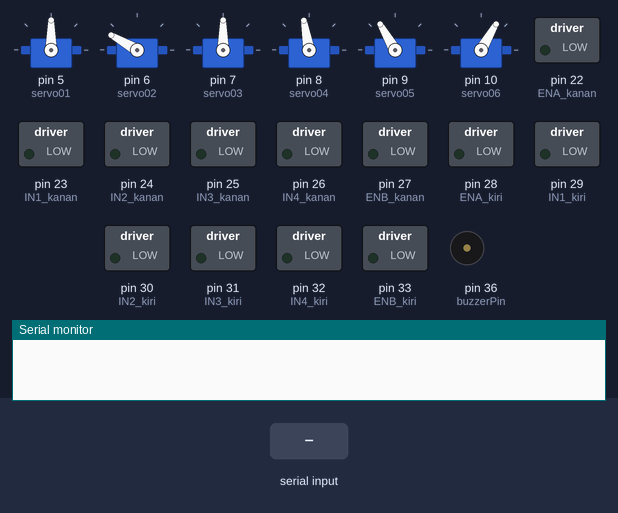
Simulated run of this sketch. Board: Arduino Mega 2560, built with avr-gcc and run on an emulated ATmega2560. Parts: 6 × servo, switched loads named in the sketch (green lamp = pin HIGH), buzzer (waves = sounding, pin HIGH), the last lines printed to the serial monitor. The inputs (shaded band) are chosen by the test bench.

Above: at 1.2 s.
1.3 s: "W" received over Serial
At 2.1 s:
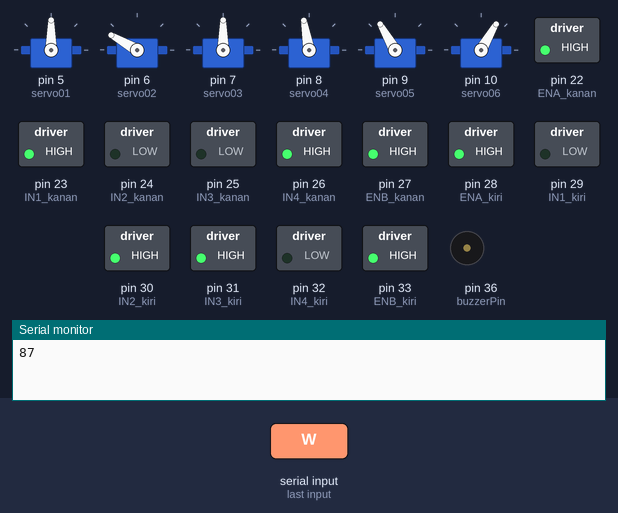
2.8 s: "D" received over Serial
At 3.2 s:
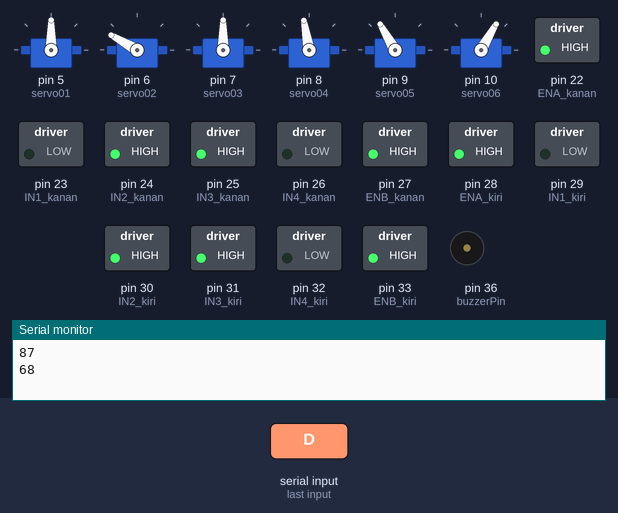
4.3 s: "S" received over Serial
At 5.5 s:
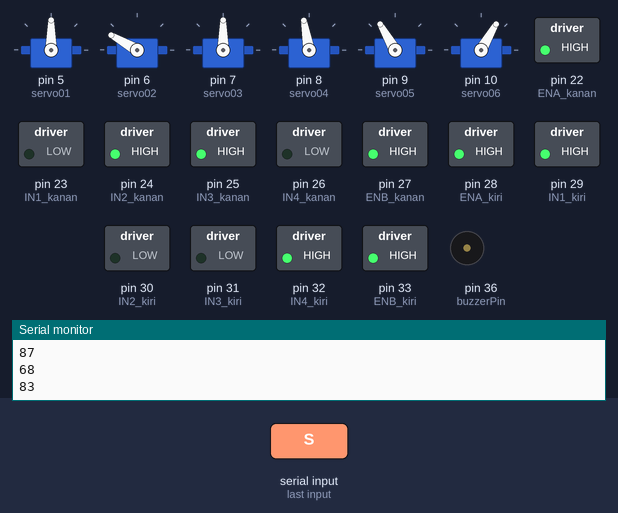
5.8 s: "A" received over Serial
At 6.7 s:
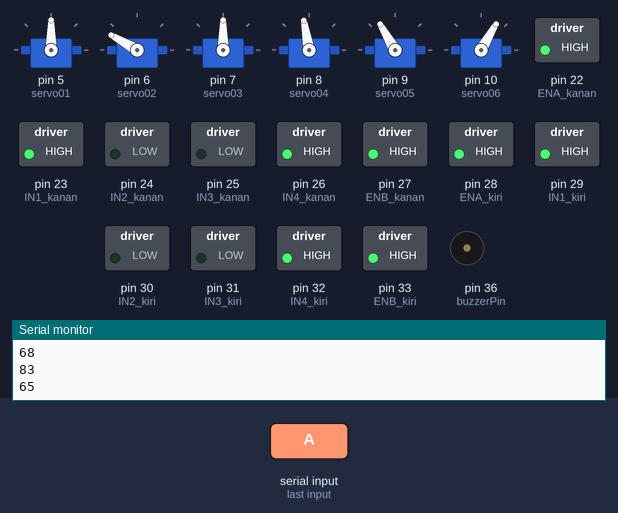
7.3 s: "X" received over Serial
At 7.9 s:
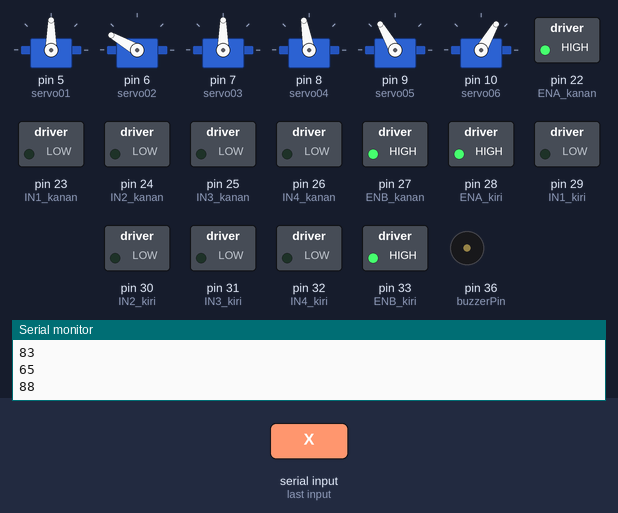
8.8 s: "E" received over Serial
At 10.2 s:
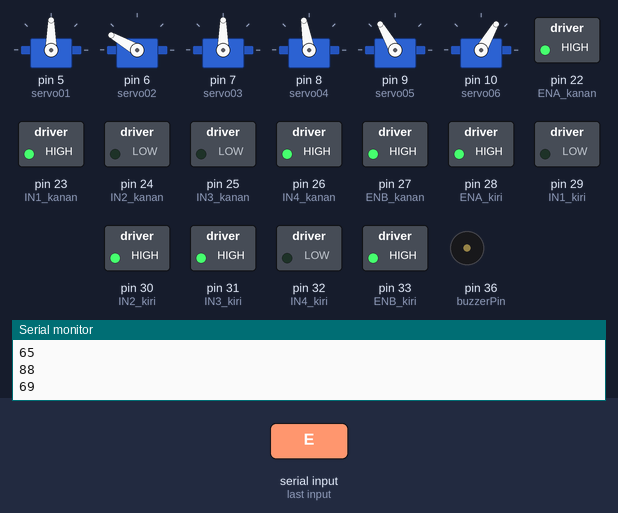
Timing chart, 0 to 11.3 s (numbered marks = the images above; inputs shaded):
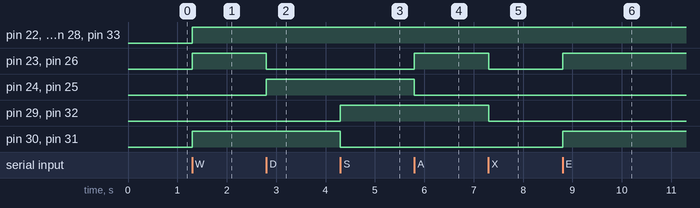

Measured:
- after the input at 1.3 s, pin 22 (ENA_kanan), pin 23 (IN1_kanan), pin 26 (IN4_kanan), pin 27 (ENB_kanan), pin 28 (ENA_kiri), pin 30 (IN2_kiri), pin 31 (IN3_kiri), pin 33 (ENB_kiri): LOW → HIGH at once
- after the input at 2.8 s, pin 23 (IN1_kanan), pin 26 (IN4_kanan): HIGH → LOW at once; pin 24 (IN2_kanan), pin 25 (IN3_kanan): LOW → HIGH at once
- after the input at 4.3 s, pin 29 (IN1_kiri), pin 32 (IN4_kiri): LOW → HIGH at once; pin 30 (IN2_kiri), pin 31 (IN3_kiri): HIGH → LOW at once
- after the input at 5.8 s, pin 23 (IN1_kanan), pin 26 (IN4_kanan): LOW → HIGH at once; pin 24 (IN2_kanan), pin 25 (IN3_kanan): HIGH → LOW at once
- after the input at 7.3 s, pin 23 (IN1_kanan), pin 26 (IN4_kanan), pin 29 (IN1_kiri), pin 32 (IN4_kiri): HIGH → LOW at once
- after the input at 8.8 s, pin 23 (IN1_kanan), pin 26 (IN4_kanan), pin 30 (IN2_kiri), pin 31 (IN3_kiri): LOW → HIGH at once

The sketch:

sketch_sep24c.ino
```cpp
#include <Servo.h>

// deklarasi motor servo
Servo servo01;
Servo servo02;
Servo servo03;
Servo servo04;
Servo servo05;
Servo servo06;

int servo1Pos, servo2Pos, servo3Pos, servo4Pos, servo5Pos, servo6Pos; // posisi saat ini
int servo1PPos, servo2PPos, servo3PPos, servo4PPos, servo5PPos, servo6PPos; // posisi sebelumnya
int servo01SP[50], servo02SP[50], servo03SP[50], servo04SP[50], servo05SP[50], servo06SP[50]; // untuk menyimpan posisi/langkah
int speedDelay = 20;
int index = 0;
String dataIn = "";

// deklarasi motor driver l298n kanan
int ENA_kanan = 22;
int IN1_kanan = 23;
int IN2_kanan = 24;
int IN3_kanan = 25;
int IN4_kanan = 26;
int ENB_kanan = 27;

// deklarasi motor driver l298n kiri
int ENA_kiri  =28;
int IN1_kiri  =29;
int IN2_kiri  =30;
int IN3_kiri  =31;
int IN4_kiri  =32;
int ENB_kiri  =33;

// deklarasi sensor jarak
// #define echoPin 34
// #define trigPin 35

// deklarasi buzzer
#define buzzerPin 36

int speedCar = 100;   // 50 - 255
int speed_Coeff = 4;
boolean horn = false;

void setup() {
  servo01.attach(5);
  servo02.attach(6);
  servo03.attach(7);
  servo04.attach(8);
  servo05.attach(9);
  servo06.attach(10);
  delay(20);
  // Posisi awal lengan robot
  servo1PPos = 90;
  servo01.write(servo1PPos);
  servo2PPos = 150;
  servo02.write(servo2PPos);
  servo3PPos = 90;
  servo03.write(servo3PPos);
  servo4PPos = 100;
  servo04.write(servo4PPos);
  servo5PPos = 120;
  servo05.write(servo5PPos);
  servo6PPos = 60;
  servo06.write(servo6PPos);

  // Konfigurasi pin-pin motor driver l298n sebagai output
  pinMode(ENA_kanan, OUTPUT);
  pinMode(IN1_kanan, OUTPUT);
  pinMode(IN2_kanan, OUTPUT);
  pinMode(IN3_kanan, OUTPUT);
  pinMode(IN4_kanan, OUTPUT);
  pinMode(ENB_kanan, OUTPUT);

  pinMode(ENA_kiri, OUTPUT);
  pinMode(IN1_kiri, OUTPUT);
  pinMode(IN2_kiri, OUTPUT);
  pinMode(IN3_kiri, OUTPUT);
  pinMode(IN4_kiri, OUTPUT);
  pinMode(ENB_kiri, OUTPUT);

  // Konfigurasi pin buzzer
  pinMode(buzzerPin, OUTPUT);

  Serial.begin(9600);
}


void loop() {
  // PROGRAM UNTUK SMART CAR ROBOT
  while (Serial.available() > 0) {
    int data = Serial.read();
    Serial.println(data);

    // Klakson
    if (data == "V") {
      digitalWrite(buzzerPin, HIGH);
    }

    if (data == "v") {
      digitalWrite(buzzerPin, LOW);
    }


    // Kontrol kemudi robot
    if (data == 'W') {
      digitalWrite(IN1_kanan, HIGH);
      digitalWrite(IN2_kanan, LOW);
      digitalWrite(ENA_kanan, speedCar);

      digitalWrite(IN3_kanan, LOW);
      digitalWrite(IN4_kanan, HIGH);
      digitalWrite(ENB_kanan, speedCar);

      digitalWrite(IN1_kiri, LOW);
      digitalWrite(IN2_kiri, HIGH);
      digitalWrite(ENA_kiri, speedCar);

      digitalWrite(IN3_kiri, HIGH);
      digitalWrite(IN4_kiri, LOW);
      digitalWrite(ENB_kiri, speedCar);
    }

    if (data == 'D') {
      digitalWrite(IN1_kanan, LOW);
      digitalWrite(IN2_kanan, HIGH);
      digitalWrite(ENA_kanan, speedCar);

      digitalWrite(IN3_kanan, HIGH);
      digitalWrite(IN4_kanan, LOW);
      digitalWrite(ENB_kanan, speedCar);

      digitalWrite(IN1_kiri, LOW);
      digitalWrite(IN2_kiri, HIGH);
      digitalWrite(ENA_kiri, speedCar);

      digitalWrite(IN3_kiri, HIGH);
      digitalWrite(IN4_kiri, LOW);
      digitalWrite(ENB_kiri, speedCar);
    }

    if (data == 'S') {
      digitalWrite(IN1_kanan, LOW);
      digitalWrite(IN2_kanan, HIGH);
      digitalWrite(ENA_kanan, speedCar);

      digitalWrite(IN3_kanan, HIGH);
      digitalWrite(IN4_kanan, LOW);
      digitalWrite(ENB_kanan, speedCar);

      digitalWrite(IN1_kiri, HIGH);
      digitalWrite(IN2_kiri, LOW);
      digitalWrite(ENA_kiri, speedCar);

      digitalWrite(IN3_kiri, LOW);
      digitalWrite(IN4_kiri, HIGH);
      digitalWrite(ENB_kiri, speedCar);
    }

    if (data == 'A') {
      digitalWrite(IN1_kanan, HIGH);
      digitalWrite(IN2_kanan, LOW);
      digitalWrite(ENA_kanan, speedCar);

      digitalWrite(IN3_kanan, LOW);
      digitalWrite(IN4_kanan, HIGH);
      digitalWrite(ENB_kanan, speedCar);

      digitalWrite(IN1_kiri, HIGH);
      digitalWrite(IN2_kiri, LOW);
      digitalWrite(ENA_kiri, speedCar);

      digitalWrite(IN3_kiri, LOW);
      digitalWrite(IN4_kiri, HIGH);
      digitalWrite(ENB_kiri, speedCar);
    }

    if (data == 'E') {
      digitalWrite(IN1_kanan, HIGH);
      digitalWrite(IN2_kanan, LOW);
      digitalWrite(ENA_kanan, speedCar/speed_Coeff);

      digitalWrite(IN3_kanan, LOW);
      digitalWrite(IN4_kanan, HIGH);
      digitalWrite(ENB_kanan, speedCar/speed_Coeff);

      digitalWrite(IN1_kiri, LOW);
      digitalWrite(IN2_kiri, HIGH);
      digitalWrite(ENA_kiri, speedCar);

      digitalWrite(IN3_kiri, HIGH);
      digitalWrite(IN4_kiri, LOW);
      digitalWrite(ENB_kiri, speedCar);
    }

    if (data == 'Q') {
      digitalWrite(IN1_kanan, HIGH);
      digitalWrite(IN2_kanan, LOW);
      digitalWrite(ENA_kanan, speedCar);

      digitalWrite(IN3_kanan, LOW);
      digitalWrite(IN4_kanan, HIGH);
      digitalWrite(ENB_kanan, speedCar);

      digitalWrite(IN1_kiri, LOW);
      digitalWrite(IN2_kiri, HIGH);
      digitalWrite(ENA_kiri, speedCar/speed_Coeff);

      digitalWrite(IN3_kiri, HIGH);
      digitalWrite(IN4_kiri, LOW);
      digitalWrite(ENB_kiri, speedCar/speed_Coeff);
    }

    if (data == 'C') {
      digitalWrite(IN1_kanan, LOW);
      digitalWrite(IN2_kanan, HIGH);
      digitalWrite(ENA_kanan, speedCar/speed_Coeff);

      digitalWrite(IN3_kanan, HIGH);
      digitalWrite(IN4_kanan, LOW);
      digitalWrite(ENB_kanan, speedCar/speed_Coeff);

      digitalWrite(IN1_kiri, HIGH);
      digitalWrite(IN2_kiri, LOW);
      digitalWrite(ENA_kiri, speedCar);

      digitalWrite(IN3_kiri, LOW);
      digitalWrite(IN4_kiri, HIGH);
      digitalWrite(ENB_kiri, speedCar);
    }

    if (data == 'Z') {
      digitalWrite(IN1_kanan, LOW);
      digitalWrite(IN2_kanan, HIGH);
      digitalWrite(ENA_kanan, speedCar);

      digitalWrite(IN3_kanan, HIGH);
      digitalWrite(IN4_kanan, LOW);
      digitalWrite(ENB_kanan, speedCar);

      digitalWrite(IN1_kiri, HIGH);
      digitalWrite(IN2_kiri, LOW);
      digitalWrite(ENA_kiri, speedCar/speed_Coeff);

      digitalWrite(IN3_kiri, LOW);
      digitalWrite(IN4_kiri, HIGH);
      digitalWrite(ENB_kiri, speedCar/speed_Coeff);
    }

    if (data == 'X') {
      digitalWrite(IN1_kanan, LOW);
      digitalWrite(IN2_kanan, LOW);
      digitalWrite(ENA_kanan, speedCar);

      digitalWrite(IN3_kanan, LOW);
      digitalWrite(IN4_kanan, LOW);
      digitalWrite(ENB_kanan, speedCar);

      digitalWrite(IN1_kiri, LOW);
      digitalWrite(IN2_kiri, LOW);
      digitalWrite(ENA_kiri, speedCar);

      digitalWrite(IN3_kiri, LOW);
      digitalWrite(IN4_kiri, LOW);
      digitalWrite(ENB_kiri, speedCar);
    }


    // Kontrol Kecepatan Robot
    if (data = '0') {
      speedCar = 100;
    }

    if (data = '1') {
      speedCar = 115;
    }

    if (data = '2') {
      speedCar = 130;
    }

    if (data = '3') {
      speedCar = 145;
    }

    if (data = '4') {
      speedCar = 160;
    }

    if (data = '5') {
      speedCar = 175;
    }

    if (data = '6') {
      speedCar = 190;
    }

    if (data = '7') {
      speedCar = 205;
    }

    if (data = '8') {
      speedCar = 220;
    }

    if (data = '9') {
      speedCar = 235;
    }

    if (data = 'x') {
      speedCar = 255;
    }
  }
}
/*
  // PROGRAM UNTUK LENGAN ROBOT
  // Periksa data yang masuk
  while (Bluetooth.available() > 0) {
    dataIn = Bluetooth.readString();  // Baca data sebagai string

    // Jika penggeser "Pinggang" telah berubah nilainya - Pindahkan Servo 1 ke posisi
    if (dataIn.startsWith("s1")) {
      String dataInS = dataIn.substring(2, dataIn.length()); // Ekstrak hanya nomornya. Misalnya. dari "s1120" ke "120"
      servo1Pos = dataInS.toInt();  // Ubah string menjadi bilangan bulat
      // Saya menggunakan loop sehingga Saya dapat mengontrol kecepatan servo
      // Jika posisi sebelumnya lebih besar dari posisi saat ini
      if (servo1PPos > servo1Pos) {
        for ( int j = servo1PPos; j >= servo1Pos; j--) {   // Jalankan servo ke bawah
          servo01.write(j);
          delay(20);    // mendefinisikan kecepatan di mana servo berputar
        }
      }
      // Jika posisi sebelumnya lebih kecil dari posisi saat ini
      if (servo1PPos < servo1Pos) {
        for ( int j = servo1PPos; j <= servo1Pos; j++) {   // Jalankan servo ke atas
          servo01.write(j);
          delay(20);
        }
      }
      servo1PPos = servo1Pos;   // atur posisi saat ini sebagai posisi sebelumnya
    }

    // Pindahkan Servo 2
    if (dataIn.startsWith("s2")) {
      String dataInS = dataIn.substring(2, dataIn.length());
      servo2Pos = dataInS.toInt();

      if (servo2PPos > servo2Pos) {
        for ( int j = servo2PPos; j >= servo2Pos; j--) {
          servo02.write(j);
          delay(50);
        }
      }
      if (servo2PPos < servo2Pos) {
        for ( int j = servo2PPos; j <= servo2Pos; j++) {
          servo02.write(j);
          delay(50);
        }
      }
      servo2PPos = servo2Pos;
    }
    // Pindahkan Servo 3
    if (dataIn.startsWith("s3")) {
      String dataInS = dataIn.substring(2, dataIn.length());
      servo3Pos = dataInS.toInt();
      if (servo3PPos > servo3Pos) {
        for ( int j = servo3PPos; j >= servo3Pos; j--) {
          servo03.write(j);
          delay(30);
        }
      }
      if (servo3PPos < servo3Pos) {
        for ( int j = servo3PPos; j <= servo3Pos; j++) {
          servo03.write(j);
          delay(30);
        }
      }
      servo3PPos = servo3Pos;
    }
    // Pindahkan Servo 4
    if (dataIn.startsWith("s4")) {
      String dataInS = dataIn.substring(2, dataIn.length());
      servo4Pos = dataInS.toInt();
      if (servo4PPos > servo4Pos) {
        for ( int j = servo4PPos; j >= servo4Pos; j--) {
          servo04.write(j);
          delay(30);
        }
      }
      if (servo4PPos < servo4Pos) {
        for ( int j = servo4PPos; j <= servo4Pos; j++) {
          servo04.write(j);
          delay(30);
        }
      }
      servo4PPos = servo4Pos;
    }
    // Pindahkan Servo 5
    if (dataIn.startsWith("s5")) {
      String dataInS = dataIn.substring(2, dataIn.length());
      servo5Pos = dataInS.toInt();
      if (servo5PPos > servo5Pos) {
        for ( int j = servo5PPos; j >= servo5Pos; j--) {
          servo05.write(j);
          delay(30);
        }
      }
      if (servo5PPos < servo5Pos) {
        for ( int j = servo5PPos; j <= servo5Pos; j++) {
          servo05.write(j);
          delay(30);
        }
      }
      servo5PPos = servo5Pos;
    }
    // Pindahkan Servo 6
    if (dataIn.startsWith("s6")) {
      String dataInS = dataIn.substring(2, dataIn.length());
      servo6Pos = dataInS.toInt();
      if (servo6PPos > servo6Pos) {
        for ( int j = servo6PPos; j >= servo6Pos; j--) {
          servo06.write(j);
          delay(30);
        }
      }
      if (servo6PPos < servo6Pos) {
        for ( int j = servo6PPos; j <= servo6Pos; j++) {
          servo06.write(j);
          delay(30);
        }
      }
      servo6PPos = servo6Pos;
    }
    // Jika tombol "SIMPAN" ditekan
    if (dataIn.startsWith("SAVE")) {
      servo01SP[index] = servo1PPos;  // simpan posisi ke dalam array
      servo02SP[index] = servo2PPos;
      servo03SP[index] = servo3PPos;
      servo04SP[index] = servo4PPos;
      servo05SP[index] = servo5PPos;
      servo06SP[index] = servo6PPos;
      index++;                        // Tingkatkan indeks array
    }
    // Jika tombol "RUN" ditekan
    if (dataIn.startsWith("RUN")) {
      runservo();  // Mode otomatis - jalankan langkah-langkah yang disimpan
    }
    // Jika tombol "RESET" ditekan
    if ( dataIn == "RESET") {
      memset(servo01SP, 0, sizeof(servo01SP)); // Hapus data array ke 0
      memset(servo02SP, 0, sizeof(servo02SP));
      memset(servo03SP, 0, sizeof(servo03SP));
      memset(servo04SP, 0, sizeof(servo04SP));
      memset(servo05SP, 0, sizeof(servo05SP));
      memset(servo06SP, 0, sizeof(servo06SP));
      index = 0;  // Index ke 0
    }
  }
}

// Fungsi kustom mode otomatis - jalankan langkah-langkah yang disimpan
void runservo() {
  while (dataIn != "RESET") {   // Jalankan langkah berulang-ulang sampai tombol "RESET" ditekan
    for (int i = 0; i <= index - 2; i++) {  // Jalankan melalui semua langkah (indeks)
      if (Bluetooth.available() > 0) {      // Periksa data yang masuk
        dataIn = Bluetooth.readString();
        if ( dataIn == "PAUSE") {           // Jika tombol "PAUSE" ditekan
          while (dataIn != "RUN") {         // Tunggu sampai "RUN" ditekan lagi
            if (Bluetooth.available() > 0) {
              dataIn = Bluetooth.readString();
              if ( dataIn == "RESET") {
                break;
              }
            }
          }
        }
        // Jika penggeser kecepatan diubah
        if (dataIn.startsWith("ss")) {
          String dataInS = dataIn.substring(2, dataIn.length());
          speedDelay = dataInS.toInt(); // Ubah kecepatan servo (waktu tunda)
        }
      }
      // Servo 1
      if (servo01SP[i] == servo01SP[i + 1]) {
      }
      if (servo01SP[i] > servo01SP[i + 1]) {
        for ( int j = servo01SP[i]; j >= servo01SP[i + 1]; j--) {
          servo01.write(j);
          delay(speedDelay);
        }
      }
      if (servo01SP[i] < servo01SP[i + 1]) {
        for ( int j = servo01SP[i]; j <= servo01SP[i + 1]; j++) {
          servo01.write(j);
          delay(speedDelay);
        }
      }

      // Servo 2
      if (servo02SP[i] == servo02SP[i + 1]) {
      }
      if (servo02SP[i] > servo02SP[i + 1]) {
        for ( int j = servo02SP[i]; j >= servo02SP[i + 1]; j--) {
          servo02.write(j);
          delay(speedDelay);
        }
      }
      if (servo02SP[i] < servo02SP[i + 1]) {
        for ( int j = servo02SP[i]; j <= servo02SP[i + 1]; j++) {
          servo02.write(j);
          delay(speedDelay);
        }
      }

      // Servo 3
      if (servo03SP[i] == servo03SP[i + 1]) {
      }
      if (servo03SP[i] > servo03SP[i + 1]) {
        for ( int j = servo03SP[i]; j >= servo03SP[i + 1]; j--) {
          servo03.write(j);
          delay(speedDelay);
        }
      }
      if (servo03SP[i] < servo03SP[i + 1]) {
        for ( int j = servo03SP[i]; j <= servo03SP[i + 1]; j++) {
          servo03.write(j);
          delay(speedDelay);
        }
      }

      // Servo 4
      if (servo04SP[i] == servo04SP[i + 1]) {
      }
      if (servo04SP[i] > servo04SP[i + 1]) {
        for ( int j = servo04SP[i]; j >= servo04SP[i + 1]; j--) {
          servo04.write(j);
          delay(speedDelay);
        }
      }
      if (servo04SP[i] < servo04SP[i + 1]) {
        for ( int j = servo04SP[i]; j <= servo04SP[i + 1]; j++) {
          servo04.write(j);
          delay(speedDelay);
        }
      }

      // Servo 5
      if (servo05SP[i] == servo05SP[i + 1]) {
      }
      if (servo05SP[i] > servo05SP[i + 1]) {
        for ( int j = servo05SP[i]; j >= servo05SP[i + 1]; j--) {
          servo05.write(j);
          delay(speedDelay);
        }
      }
      if (servo05SP[i] < servo05SP[i + 1]) {
        for ( int j = servo05SP[i]; j <= servo05SP[i + 1]; j++) {
          servo05.write(j);
          delay(speedDelay);
        }
      }

      // Servo 6
      if (servo06SP[i] == servo06SP[i + 1]) {
      }
      if (servo06SP[i] > servo06SP[i + 1]) {
        for ( int j = servo06SP[i]; j >= servo06SP[i + 1]; j--) {
          servo06.write(j);
          delay(speedDelay);
        }
      }
      if (servo06SP[i] < servo06SP[i + 1]) {
        for ( int j = servo06SP[i]; j <= servo06SP[i + 1]; j++) {
          servo06.write(j);
          delay(speedDelay);
        }
      }
    }
  }
}

*/
```
